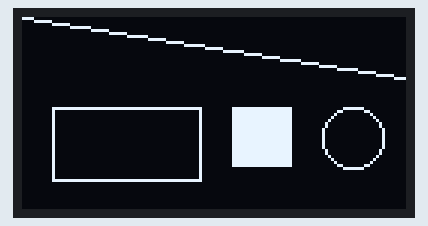
A program run on a simulated ESP32 board running MicroPython. On the bench: 128×64 one-colour display. At 0.1 s the program stops and its outputs stay as they are.

Above: at 0.1 s.

The program:

step2_oled_shapes.py
```python
from machine import Pin, SoftI2C
import ssd1306
import gfx                                # 도형 그리기 설명서
import time

i2c = SoftI2C(scl=Pin(22), sda=Pin(21))
oled = ssd1306.SSD1306_I2C(128, 64, i2c)

graphics = gfx.GFX(128, 64, oled.pixel)   # 도형 그리기 준비

oled.fill(0)                              # 지우기
graphics.line(0, 0, 127, 20, 1)           # 선 (시작x, 시작y, 끝x, 끝y, 켜기)
graphics.rect(10, 30, 50, 25, 1)          # 네모 테두리 (x, y, 가로, 세로)
graphics.fill_rect(70, 30, 20, 20, 1)     # 꽉 채운 네모
graphics.circle(110, 40, 10, 1)           # 동그라미 (중심x, 중심y, 반지름)
oled.show()                               # 화면에 나타내기
```
